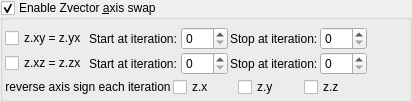
    <widget class="MyGroupBox" name="groupCheck_transf_function_enabledK_false">
     <property name="toolTip">
      <string>&lt;html&gt;&lt;head/&gt;&lt;body&gt;&lt;p&gt;Reverse vector z components and signs each iteration&lt;/p&gt;&lt;/body&gt;&lt;/html&gt;</string>
     </property>
     <property name="title">
      <string>Enable Zvector &amp;axis swap</string>
     </property>
     <property name="checkable">
      <bool>true</bool>
     </property>
     <layout class="QVBoxLayout" name="verticalLayout_53">
      <property name="spacing">
       <number>2</number>
      </property>
      <property name="leftMargin">
       <number>2</number>
      </property>
      <property name="topMargin">
       <number>2</number>
      </property>
      <property name="rightMargin">
       <number>2</number>
      </property>
      <property name="bottomMargin">
       <number>2</number>
      </property>
      <item>
       <layout class="QGridLayout" name="gridLayout_77">
        <property name="topMargin">
         <number>5</number>
        </property>
        <item row="1" column="2">
         <widget class="QLabel" name="label_265">
          <property name="text">
           <string>Start at iteration:</string>
          </property>
         </widget>
        </item>
        <item row="1" column="1">
         <widget class="QCheckBox" name="checkBox_transf_function_enabledE_false">
          <property name="text">
           <string notr="true">z.xz = z.zx</string>
          </property>
         </widget>
        </item>
        <item row="1" column="6">
         <widget class="MySpinBox" name="spinboxInt_transf_stop_iterations_E">
          <property name="sizePolicy">
           <sizepolicy hsizetype="Minimum" vsizetype="Maximum">
            <horstretch>0</horstretch>
            <verstretch>0</verstretch>
           </sizepolicy>
          </property>
          <property name="maximum">
           <number>250</number>
          </property>
         </widget>
        </item>
        <item row="0" column="5">
         <widget class="QLabel" name="label_263">
          <property name="text">
           <string>Stop at iteration:</string>
          </property>
         </widget>
        </item>
        <item row="0" column="1">
         <widget class="QCheckBox" name="checkBox_transf_function_enabledD_false">
          <property name="text">
           <string notr="true">z.xy = z.yx</string>
          </property>
         </widget>
        </item>
        <item row="0" column="4">
         <widget class="MySpinBox" name="spinboxInt_transf_start_iterations_D">
          <property name="sizePolicy">
           <sizepolicy hsizetype="Minimum" vsizetype="Maximum">
            <horstretch>0</horstretch>
            <verstretch>0</verstretch>
           </sizepolicy>
          </property>
          <property name="maximum">
           <number>250</number>
          </property>
         </widget>
        </item>
        <item row="0" column="2">
         <widget class="QLabel" name="label_262">
          <property name="text">
           <string>Start at iteration:</string>
          </property>
         </widget>
        </item>
        <item row="1" column="4">
         <widget class="MySpinBox" name="spinboxInt_transf_start_iterations_E">
          <property name="sizePolicy">
           <sizepolicy hsizetype="Minimum" vsizetype="Maximum">
            <horstretch>0</horstretch>
            <verstretch>0</verstretch>
           </sizepolicy>
          </property>
          <property name="maximum">
           <number>250</number>
          </property>
         </widget>
        </item>
        <item row="2" column="7">
         <spacer name="horizontalSpacer_4">
          <property name="orientation">
           <enum>Qt::Horizontal</enum>
          </property>
          <property name="sizeHint" stdset="0">
           <size>
            <width>40</width>
            <height>20</height>
           </size>
          </property>
         </spacer>
        </item>
        <item row="1" column="5">
         <widget class="QLabel" name="label_264">
          <property name="text">
           <string>Stop at iteration:</string>
          </property>
         </widget>
        </item>
        <item row="0" column="6">
         <widget class="MySpinBox" name="spinboxInt_transf_stop_iterations_D">
          <property name="sizePolicy">
           <sizepolicy hsizetype="Minimum" vsizetype="Maximum">
            <horstretch>0</horstretch>
            <verstretch>0</verstretch>
           </sizepolicy>
          </property>
          <property name="maximum">
           <number>250</number>
          </property>
         </widget>
        </item>
        <item row="2" column="1" colspan="6">
         <layout class="QGridLayout" name="gridLayout_3">
          <item row="1" column="1">
           <widget class="MyCheckBox" name="checkBox_transf_function_enabledBx_false">
            <property name="text">
             <string notr="true">z.x</string>
            </property>
           </widget>
          </item>
          <item row="1" column="2">
           <widget class="MyCheckBox" name="checkBox_transf_function_enabledBy_false">
            <property name="text">
             <string notr="true">z.y</string>
            </property>
           </widget>
          </item>
          <item row="1" column="3">
           <widget class="MyCheckBox" name="checkBox_transf_function_enabledBz_false">
            <property name="text">
             <string notr="true">z.z</string>
            </property>
           </widget>
          </item>
          <item row="1" column="0">
           <widget class="QLabel" name="label_3">
            <property name="text">
             <string>reverse axis sign each iteration</string>
            </property>
            <property name="alignment">
             <set>Qt::AlignCenter</set>
            </property>
           </widget>
          </item>
         </layout>
        </item>
       </layout>
      </item>
     </layout>
    </widget>
